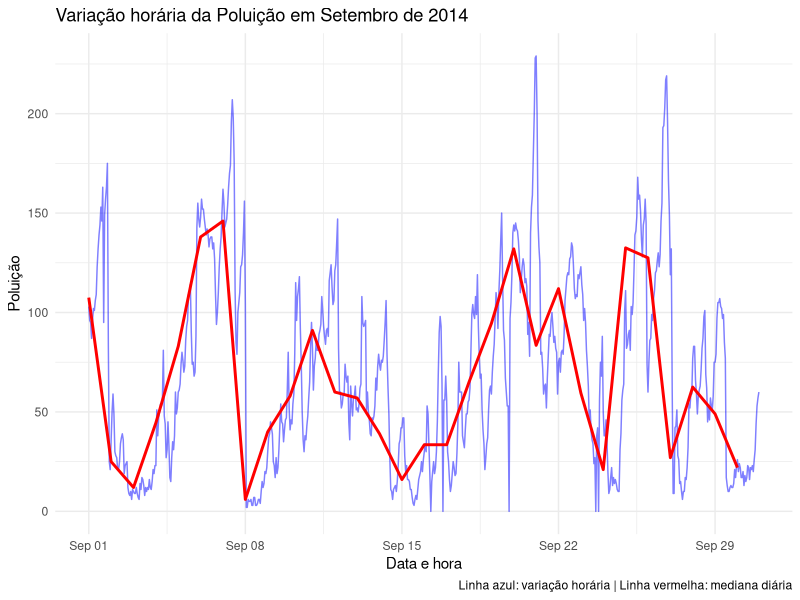
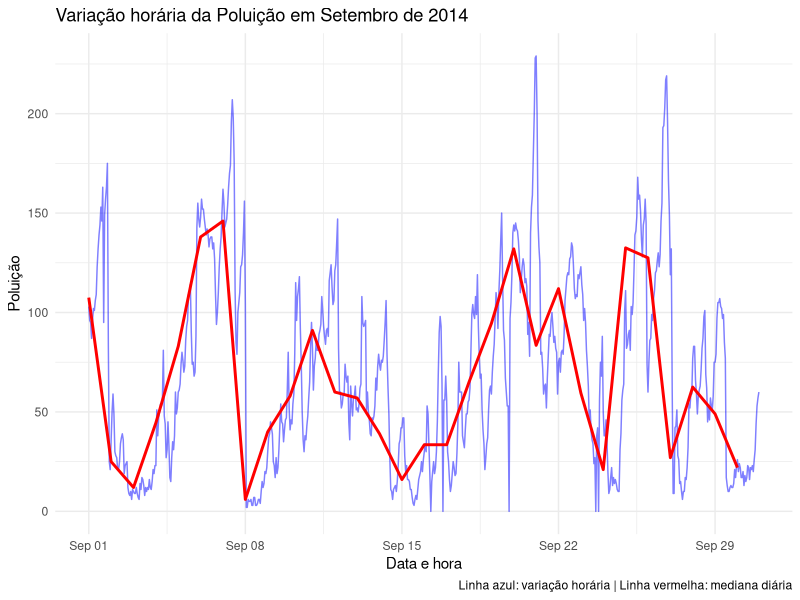

Write the R code that produced these figures, in order.
# INFO
## Dados de 2010 a 2014 num determinado local
## Dados incluem:
##          - poluição
##          - orvalho
##          - temperatura
##          - velocidade do vento
##          - neve
##          - chuva

## EXERCÍCIO
## Apenas dados de Setembro de 2014
## Pacote ggplot2
## Gráfico que ilustre a variação horária da variável Poluição ao longo do mês
## Representar a variação da mediana diária dessa variável

# SUBMISSÃO 
## PDF com uma página A4 que inclua o código e o gráfico produzido

#pacotes
library(ggplot2)

#ler o ficheiro
dados <- read.csv("pergunta3/clima.csv", header = TRUE, sep = ",")

#converter a coluna Data para o formato datetime
dados$Data <- as.POSIXct(dados$Data, format = "%Y-%m-%d %H:%M:%S")

#filtrar só setembro de 2014
dados_set2014 <- dados[
  format(dados$Data, "%Y") == "2014" & format(dados$Data, "%m") == "09",
]

#criar coluna com dia e sem horas
dados_set2014$dia <- as.Date(dados_set2014$Data)
dados_set2014 <- dados_set2014[!is.na(dados_set2014$Poluição), ] #para tirar os com valores NA

#calcular mediana diária de Poluição
mediana_diaria <- aggregate(
  Poluição ~ dia,
  data = dados_set2014,
  FUN = function(x) median(x, na.rm = TRUE)
)

#converter dia para POSIXct
mediana_diaria$dia <- as.POSIXct(mediana_diaria$dia)

#criar o gráfico
Sys.setlocale("LC_TIME", "pt_PT.UTF-8") #para meter em português
ggplot() +
  geom_line(data = dados_set2014, aes(x = Data, y = Poluição), color = "blue", alpha = 0.5) +
  geom_line(data = mediana_diaria, aes(x = dia, y = Poluição), color = "red", linewidth = 1) +
  scale_x_datetime(date_labels = "%b %d") +
  labs(
    title = "Variação horária da Poluição em Setembro de 2014",
    x = "Data e hora",
    y = "Poluição",
    caption = "Linha azul: variação horária | Linha vermelha: mediana diária"
  ) +
  theme_minimal()
ggsave("pergunta3/grafico.png", width = 8, height = 5)